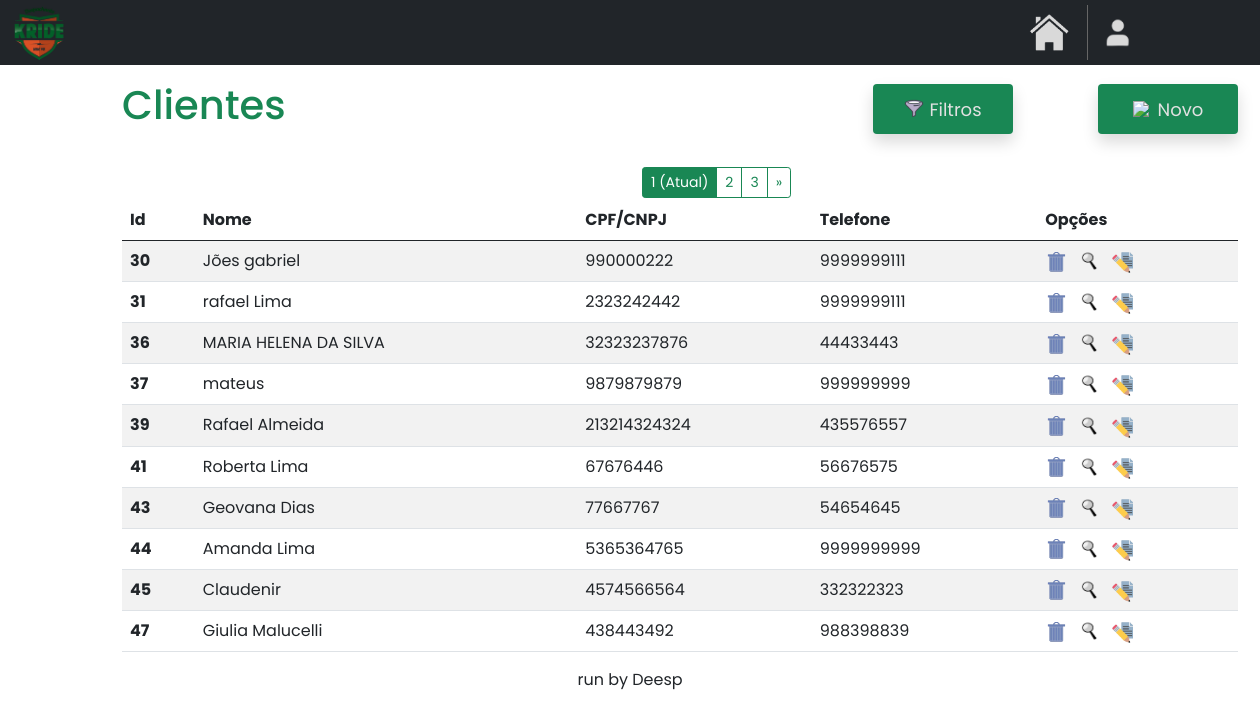
Screenshot of /home/clientes with the database file from the repository.
### clientes/models.py (models this page shows)
class Cliente(models.Model):
    name = models.CharField(max_length=40)
    cpf_cnpj = models.CharField(max_length=14)
    telefone = models.CharField(max_length=11)
    cep = models.CharField(max_length=50, default='')
    bairro = models.CharField(max_length=30, default='')
    estado = models.CharField(max_length=30, default='')
    cidade = models.CharField(max_length=15, default='')
    numero = models.CharField(max_length=6, default='')
    email = models.EmailField(max_length=100, null=True, blank=True)

### clientes/views.py (the view)
# urls.py: path('clientes', clienteviews.clientes, name='clientes'),
def clientes(request):
    return paginacao(request)

### clientes/views.py (called while the page is built)
def paginacao(request):
    clientes = Cliente.objects.all().values('id', 'name', 'cpf_cnpj', 'telefone')
    clientes_paginados = Paginator(clientes, 10)
    page_num = request.GET.get('page')
    clientes = clientes_paginados.get_page(page_num)
    return render(request, 'clientes.html', {'clientes': clientes})

### clientes/templates/clientes.html (shortened to what this page needs)
{% extends "base.html" %}
{% load static %}
{% block content %}
<!DOCTYPE html>
<html lang="en">
<head>
    <link href="https://cdn.jsdelivr.net/npm/bootstrap@5.0.2/dist/css/bootstrap.min.css" rel="stylesheet">
</head>
<body>
    <div class="container mt-3 custom-container">
        <div class="d-flex justify-content-start align-items-center">
            <h1 class="me-auto text-success">Clientes</h1>
            <div class="shadow bg-success rounded" style="width: 140px; height: 50px; margin-left: auto;">
                <a href="#" style="text-decoration: none; display: flex; align-items: center; justify-content: center; width: 100%; height: 100%;" id="btnMostrarFiltro">
                    <img src="{% static 'images/mini-filtro.png' %}" style="width: 20px; margin-right: 5px;">
                    <p class="hover-link" style="font-size: 18px; margin: 0;">Filtros</p>
                </a>
            </div>
            <div class="shadow bg-success rounded" style="width: 140px; height: 50px; margin-left: 85px;">
                <a href="{% url 'novo_cliente' %}" style="text-decoration: none; display: flex; align-items: center; justify-content: center; width: 100%; height: 100%;" id="btnMostrarClientes">
                    <img src="{% static 'images/novo.png' %}" style="width: 20px; margin-right: 5px;">
                    <p class="hover-link" style="font-size: 18px; margin: 0;">Novo</p>
                </a>
            </div>
        </div>
        {% if clientes.has_other_pages %}
            <div class="btn-group" role="group" aria-label="Item pagination" style="margin-left: 520px; margin-top: 30px; margin-bottom: -14px;">
                {% for page_number in clientes.paginator.page_range %}
                    {% if clientes.number == page_number %}
                        <button class="btn btn-outline-success btn-sm active">
                            <span>{{ page_number }} <span class="sr-only">(Atual)</span></span>
                        </button>
                    {% else %}
                        <a href="?page={{ page_number }}" class="btn btn-outline-success btn-sm">
                            {{ page_number }}
                        </a>
                    {% endif %}
                {% endfor %}
                {% if clientes.has_next %}
                    <a href="?page={{ clientes.next_page_number }}" class="btn btn-outline-success btn-sm">&raquo;</a>
                {% endif %}
            </div>
        {% endif %}
        <table class="table table-striped mt-3">
            <thead>
                <tr>
                    <th scope="col">Id</th>
                    <th scope="col">Nome</th>
                    <th scope="col">CPF/CNPJ</th>
                    <th scope="col">Telefone</th>
                    <th scope="col">Opções</th>
                </tr>
            </thead>
            <tbody id="tbodyClientes">
                {% for cliente in clientes %}
                    <tr>
                        <th>{{cliente.id}}</th>
                        <td>{{cliente.name}}</td>
                        <td>{{cliente.cpf_cnpj}}</td>
                        <td>{{cliente.telefone}}</td>
                        <td>
                            <div style="display: flex; gap: 10px;">
                                <a href="#" class="delete-button" data-toggle="modal" data-target="#confirmDeleteModal" data-url="{% url 'excluir_cliente' cliente.id %}" title="EXCLUIR">
                                    <img src="{% static 'index/images/excluir.png' %}" style="width: 24px; height: 22px;">
                                </a>
                                <a href="{% url 'consultar_cliente' cliente.id %}" title="CONSULTAR">
                                    <img src="{% static 'index/images/consultar.png' %}" style="width: 22px; height: 23px;">
                                </a>
                                <a href="{% url 'editar_cliente' cliente.id %}" title="EDITAR">
                                    <img src="{% static 'index/images/editar.png' %}" style="width: 22px; height: 23px;">
                                </a>
                            </div>
                        </td>
                    </tr>
                {% endfor %}
            </tbody>
        </table>
    </div>
</body>
</html>
{% endblock %}

### clientes/templates/clientes.html (style rules this page uses)
body { font-family: 'Poppins', sans-serif; }
.hover-link { color: rgb(225, 225, 225); transition: color 0.3s ease; }
.custom-container { margin-left: 110px; margin-right: 100px; }

### rows the page displays
Cliente: id "30", name "Jões gabriel", cpf_cnpj "990000222", telefone "9999999111"
Cliente: id "31", name "rafael Lima", cpf_cnpj "2323242442", telefone "9999999111"
Cliente: id "36", name "MARIA HELENA DA SILVA", cpf_cnpj "32323237876", telefone "44433443"
Cliente: id "37", name "mateus", cpf_cnpj "9879879879", telefone "999999999"
Cliente: id "39", name "Rafael Almeida", cpf_cnpj "213214324324", telefone "435576557"
Cliente: id "41", name "Roberta Lima", cpf_cnpj "67676446", telefone "56676575"
Cliente: id "43", name "Geovana Dias", cpf_cnpj "77667767", telefone "54654645"
Cliente: id "44", name "Amanda Lima", cpf_cnpj "5365364765", telefone "9999999999"
Cliente: id "45", name "Claudenir", cpf_cnpj "4574566564", telefone "332322323"
Cliente: id "47", name "Giulia Malucelli", cpf_cnpj "438443492", telefone "988398839"

### other values shown
{{ page_number }} "1"
{{ page_number }} "2" "3"
